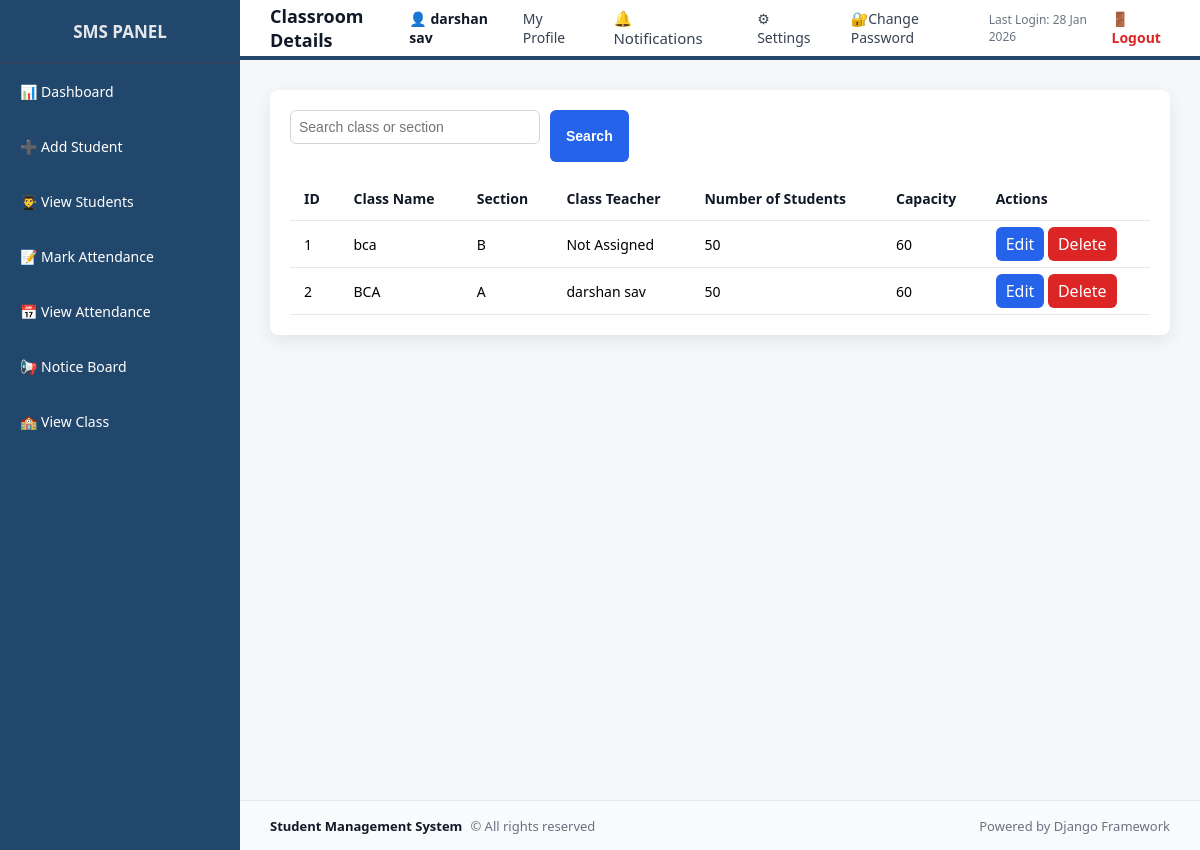
/view_classroom/ (signed in), run on an earlier commit of the app's database.
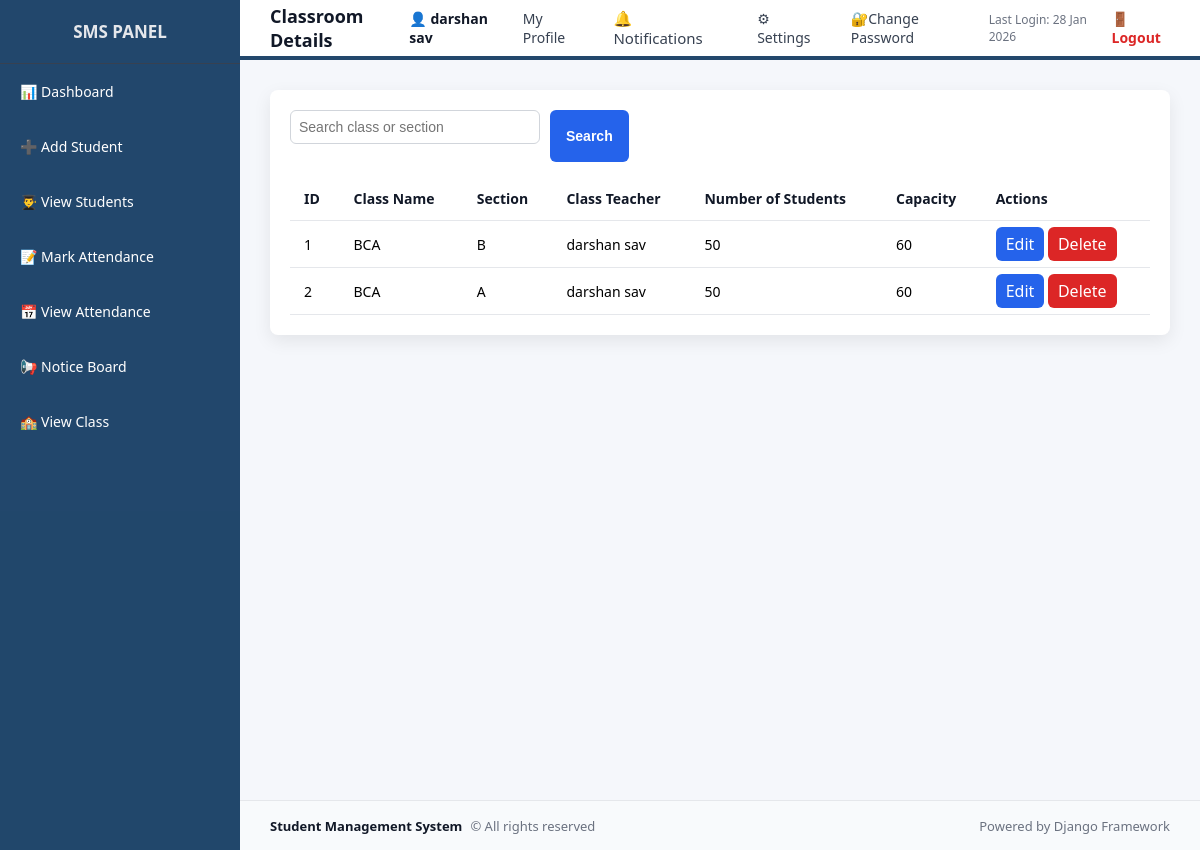
And on a later commit of the database.
### school/models.py (models this page shows, shortened)
class ClassRoom(models.Model):
    class_name = models.CharField(max_length=50)
    section = models.CharField(max_length=10)
    class_teacher = models.ForeignKey(
        User,
        on_delete=models.SET_NULL,
        null=True,
        blank=True,
        related_name='class_teacher'
    )
    total_students = models.PositiveIntegerField()
    capacity = models.PositiveIntegerField()
    class meta :
        unique_together = ('class_name', 'section')
        ordering = ('class_name', 'section')

### school/views.py (the view)
# urls.py: path('view_classroom/', views.view_classroom, name="view_classroom"),
@login_required
def view_classroom(request):
    search = request.GET.get('search')
    classrooms = ClassRoom.objects.all()
    if search:
        classrooms = classrooms.filter(
        Q(class_name__icontains=search)|
        Q(section__icontains=search)
        )
    return render(request, 'school/view_classroom.html', {
        'classroom': classrooms
    })

### school/context_processors.py (called while the page is built)
def notification_count(request):
    if request.user.is_authenticated:
        count = Notification.objects.filter(
            user = request.user,
            is_read = False
        ).count()
    else:
        count = 0
    return {'notification_count': count}

def user_roles(request):
    user = request.user
    return {
        'is_admin': user.is_authenticated and (
            user.is_superuser or user.groups.filter(name='Admin').exists()
        ),
        'is_teacher': user.is_authenticated and user.groups.filter(name='Teacher').exists(),
        'is_student': user.is_authenticated and user.groups.filter(name='Student').exists(),
    }

### templates/school/view_classroom.html (shortened to what this page needs)
{% extends "school/base.html" %}
{% block page_title %}Classroom Details{% endblock %}
{% block content %}
<div class="table-wrapper">
    <form method="GET" style="margin-bottom:15px; display:flex; gap:10px;">
    <input type="text"
           name="search"
           placeholder="Search class or section"
           value="{{ request.GET.search }}"
           style="padding:8px; width:250px;">
    <button class="btn">Search</button>
    </form>
    <table class="table">
        <thead>
            <tr>
                <th>ID</th>
                <th>Class Name</th>
                <th>Section</th>
                <th>Class Teacher</th>
                <th>Number of Students</th>
                <th>Capacity</th>
                <th>Actions</th>
            </tr>
        </thead>
        <tbody>
        {% for room in classroom %}
        <tr>
            <td>{{ forloop.counter }}</td>
            <td>{{ room.class_name }}</td>
            <td>{{ room.section }}</td>
            <td>
                {{ room.class_teacher.username|default:"Not Assigned" }}
            </td>
            <td>{{ room.total_students }}</td>
            <td>{{ room.capacity }}</td>
            <td>
                <a href="{% url 'update_classroom' room.id %}" class="btn-sm btn-edit">Edit</a>
                <a href="{% url 'delete_classroom' room.id %}" class="btn-sm btn-delete">Delete</a>
            </td>
        </tr>
        {% empty %}
        <tr>
            <td colspan="6" style="text-align:center; color:#6b7280;">
                No ClassRoom Available
            </td>
        </tr>
        {% endfor %}
    </tbody>
    </table>
</div>
{% endblock %}

What changed in the data, as far as the page shows it:
changed ClassRoom (number 1 of 2 on the later page): class_name "bca" → "BCA"; class_teacher.username "Not Assigned" → "darshan sav"
